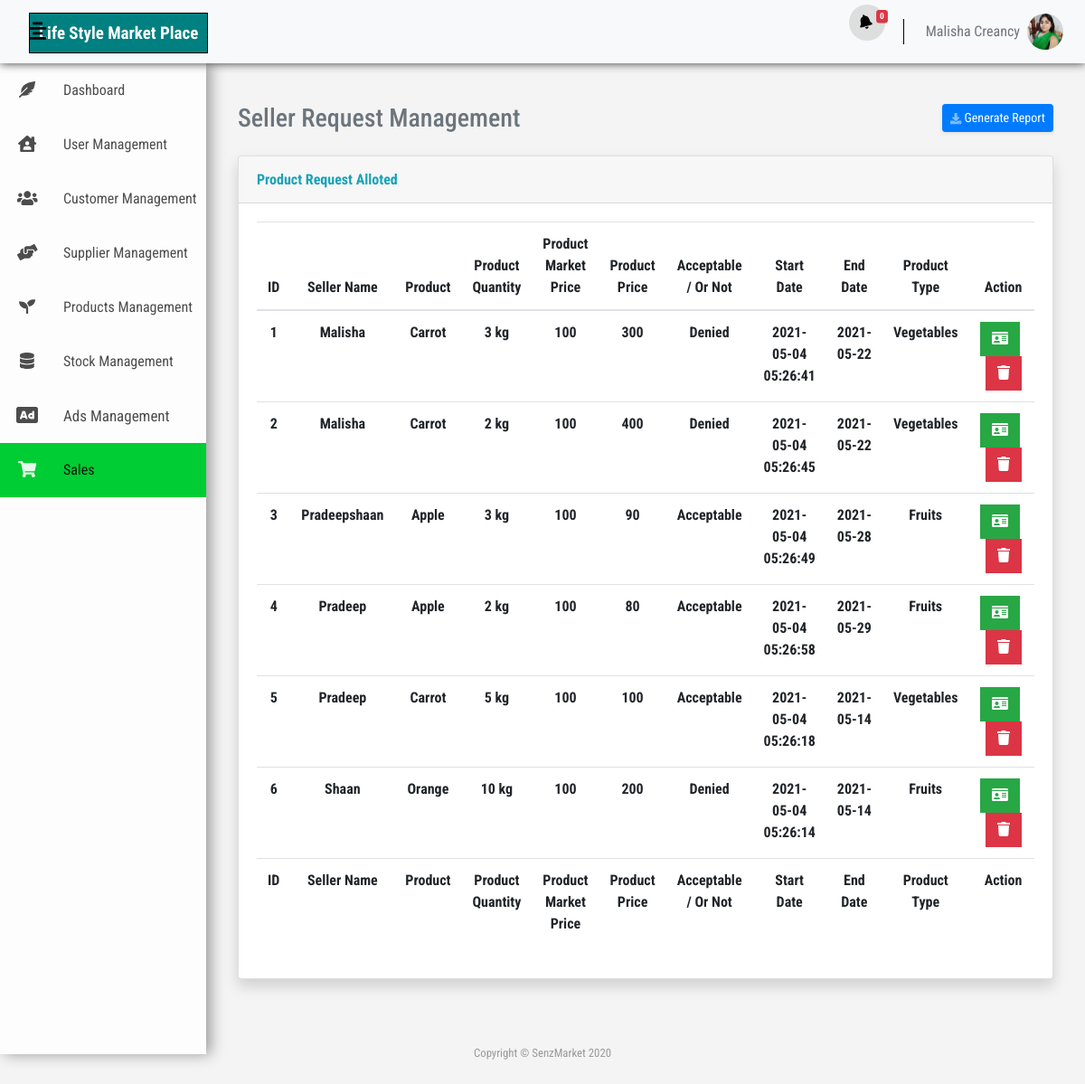
The app's page /sales.php (signed in) with its own data.
### tables this page shows
CREATE TABLE `user` (
  `user_id` int(11) NOT NULL,
  `user_name` varchar(100) NOT NULL,
  `user_fname` varchar(100) NOT NULL,
  `user_lname` varchar(100) NOT NULL,
  `user_dob` date NOT NULL,
  `user_address` varchar(500) NOT NULL,
  `user_gender` varchar(20) NOT NULL,
  `user_nic` varchar(100) NOT NULL,
  `user_email` varchar(100) NOT NULL,
  `user_password` varchar(100) DEFAULT NULL,
  `user_cno1` varchar(20) NOT NULL,
  `user_cno2` varchar(20) NOT NULL,
  `user_img` varchar(500) NOT NULL DEFAULT 'IMG-6097c453cec5e1.36388049.jpg',
  `user_country` varchar(255) NOT NULL,
  `user_language` varchar(255) NOT NULL,
  `user_reg_date` datetime NOT NULL,
  `user_status` int(11) NOT NULL DEFAULT '1',
  `role_role_id` int(11) NOT NULL
);

CREATE TABLE `seller` (
  `seller_id` int(255) NOT NULL,
  `seller_name` varchar(255) NOT NULL,
  `seller_product_name` varchar(255) NOT NULL,
  `seller_product_qty` int(255) NOT NULL,
  `seller_price` int(255) NOT NULL,
  `seller_market_price` int(255) NOT NULL,
  `seller_product_des` varchar(255) NOT NULL,
  `seller_product_reg` timestamp NOT NULL DEFAULT CURRENT_TIMESTAMP ON UPDATE CURRENT_TIMESTAMP,
  `seller_product_exp` date NOT NULL,
  `seller_status` int(11) NOT NULL DEFAULT '1',
  `category_category_id` int(255) NOT NULL
);

CREATE TABLE `category` (
  `category_id` int(11) NOT NULL,
  `category_name` varchar(45) NOT NULL,
  `category_img` varchar(500) NOT NULL,
  `category_status` int(11) DEFAULT NULL
);

### sales.php (the view, shortened to what this page needs)
<?php
include("./header.php");
?>
<link rel="stylesheet" type="text/css" href="css/sales.css">
<div class="wrapper">
    <div class="sidebar">
        <div class="sidebar-menu">
            <li class="item">
                <a href="index.php" data-toggle="tooltip" title="Dashboard" data-placement="left" class="menu-btn">
                    <i class="fas fa-feather-alt"></i><span>Dashboard</span>
                </a>
            </li>
            <li class="item">
                <a href="in_users.php" data-toggle="tooltip" title="User Management" data-placement="left" class="menu-btn">
                    <i class="fas fa-house-user"></i><span>User Management</span>
                </a>
            </li>
            <li class="item">
                <a href="ex_users.php" data-toggle="tooltip" title="Customer Management" data-placement="left" class="menu-btn">
                    <i class="fas fa-users"></i><span>Customer Management</span>
                </a>
            </li>
            <li class="item">
                <a href="supplier-management.php" data-toggle="tooltip" title="Customer Management" data-placement="left" class="menu-btn">
                    <i class="fas fa-hands-helping"></i><span>Supplier Management</span>
                </a>
            </li>
            <li class="item">
                <a href="product.php" data-toggle="tooltip" title="Products Management" data-placement="left" class="menu-btn">
                    <i class="fas fa-seedling"></i><span>Products Management</span>
                </a>
            </li>
            <li class="item">
                <a href="stock-management.php" data-toggle="tooltip" title="Products Management" data-placement="left" class="menu-btn">
                    <i class="fas fa-database"></i><span>Stock Management</span>
                </a>
            </li>
            <li class="item">
                <a href="ads-mgmt.php" data-toggle="tooltip" title="Ads Management" data-placement="left" class="menu-btn">
                    <i class="fas fa-ad fa-lg"></i></i><span style="font-size: 17px;">Ads Management</span>
                </a>
            </li>
            <li class="item">
                <a href="#" data-toggle="tooltip" title="Sales" data-placement="left" class="current">
                    <i class="fas fa-shopping-cart"></i><span>Sales</span>
                </a>
            </li>
        </div>
    </div>
    <div class="content">
        <div class="container-fluid">
            <div class="d-sm-flex align-items-center justify-content-between mb-4">
                <h1 class="h3 mb-0 text-secondary">Seller Request Management</h1>
                <a href="report.php" class="d-none d-sm-inline-block btn btn-sm btn-primary shadow-sm">
                    <i class="fas fa-download fa-sm text-white-50"></i>
                    Generate Report
                </a>
            </div>
            <div class="row">
                <div class="col-md-12">
                    <div class="card shadow mb-4"  id="in_user_table">
                        <div class="card-header py-3">
                            <h6 class="m-0 font-weight-bold text-info">Product Request Alloted</h6>
                        </div>
                        <div class="card-body">
                            <div class="table-responsive">
                                <table class="table table-hover" id="dataTable" width="100%" cellspacing="0">
                                    <thead>
                                        <tr style="text-align: center">
                                            <th>ID</th>
                                            <th>Seller Name</th>
                                            <th>Product</th>
                                            <th>Product Quantity</th>
                                            <th>Product Market Price</th>
                                            <th>Product Price</th>
                                            <th>Acceptable / Or Not</th>
                                            <th>Start Date</th>
                                            <th>End Date</th>
                                            <th>Product Type</th>
                                            <th>Action</th>
                                        </tr>
                                    </thead>
                                    <tfoot>
                                        <tr style="text-align: center">
                                            <th>ID</th>
                                            <th>Seller Name</th>
                                            <th>Product</th>
                                            <th>Product Quantity</th>
                                            <th>Product Market Price</th>
                                            <th>Product Price</th>
                                            <th>Acceptable / Or Not</th>
                                            <th>Start Date</th>
                                            <th>End Date</th>
                                            <th>Product Type</th>
                                            <th>Action</th>
                                        </tr>
                                    </tfoot>
                                    <tbody style="text-align: center">
                                        <?php
                                        $sr_no = 1;
                                        $conn = ControlDB::getconnect();
                                        $sql_get = mysqli_query($conn, "SELECT * FROM seller JOIN category ON "
                                                . "category.category_id=seller.category_category_id WHERE seller_status = 0");
                                        while ($main_result = mysqli_fetch_assoc($sql_get)):
                                            $market_price = $main_result['seller_market_price'];
                                            $seller_price = $main_result['seller_price'];
                                            if ($market_price >= $seller_price) {
                                                $ok = "Acceptable";
                                            } else {
                                                $ok = "Denied";
                                            }
                                            ?>
                                            <tr>
                                                <th><?php echo $sr_no++ ?></th>
                                                <th><?php echo $main_result['seller_name']; ?></th>
                                                <th><?php echo $main_result['seller_product_name']; ?></th>
                                                <th><?php echo $main_result['seller_product_qty'] . " kg"; ?></th>
                                                <th><?php echo $main_result['seller_market_price']; ?></th>
                                                <th><?php echo $main_result['seller_price']; ?></th>
                                                <th><?php echo $ok; ?></th>
                                                <th><?php echo $main_result['seller_product_reg']; ?></th>
                                                <th><?php echo $main_result['seller_product_exp']; ?></th>
                                                <th><?php echo $main_result['category_name']; ?></th>
                                                <th>
                                                    <ul class="list-inline m-0">
                                                        <li class="list-inline-item">
                                                            <button class="btn btn-success rounded-0 seller-viewbtn" name="view" type="button" data-toggle="modal" data-target="#sellerViewModal" title="View"><i class="fas fa-id-card"></i></button>
                                                        </li>
                                                        <li class="list-inline-item">
                                                            <a href="_delete-seller.php?id=<?php echo $main_result['seller_id']; ?>" class="btn btn-danger btn rounded-0 seller-deletebtn" name="delete"><i class="fas fa-trash"></i></a>
                                                        </li>
                                                    </ul>
                                                </th>
                                            </tr>
                                        <?php endwhile; ?>
                                    </tbody>
                                </table>
                            </div>
                        </div>
                    </div>
                </div>
            </div>
        </div>
    </div>
</div>
<?php include("./footer.php"); ?>

### header.php (shortened to what this page needs)
<?php
function profileUserPic() {
    $conn = ControlDB::getconnect();
    $current_user = $_SESSION['user']['user_id'];
    $sql = "SELECT * FROM user WHERE user_id = '$current_user'";
    $result = $conn->query($sql) or die($conn->error);
    return $result;
}
?>
<!DOCTYPE html>
<html>
    <head>
        <link rel="stylesheet" type="text/css" href="vendor/bootstrap-4.5.0/css/bootstrap.css">
        <link rel="stylesheet" type="text/css" href="vendor/fontawesome-free/css/all.css">
        <link rel="stylesheet" type="text/css" href="vendor/fontawesome-free/css/all.min.css">
        <link href="https://cdn.jsdelivr.net/gh/gitbrent/bootstrap4-toggle@3.6.1/css/bootstrap4-toggle.min.css" rel="stylesheet">
        <link rel="stylesheet" type="text/css" href="css/global.css">
        <link rel="stylesheet" type="text/css" href="css/navs.css">
    </head>
    <body>
        <nav class="navbar navbar-expand bg-light mb-4 topbar sticky-top">
            <a href="index.php" class="navbar-brand mb-3 senz">
                <div class="img-thumbnail border-0 senz">
                    <span class="logo-Text mb-4">Life Style Market Place</span>
                </div>
            </a>
            <div class="sidebar-btn ml-3">
                <i class="fas fa-align-center"></i>
            </div>
            <?php
            $conn = ControlDB::getconnect();
            $sql_seller = mysqli_query($conn, "SELECT * FROM seller WHERE seller_status = 1");
            $count_seller = mysqli_num_rows($sql_seller);
            ?>
            <ul class="navbar-nav ml-auto">
                <li class="nav-item dropdown no-arrow mx-1">
                    <a class="nav-link top-alert" href="#" id="alertsDropdown" role="button" data-toggle="dropdown" aria-haspopup="true" aria-expanded="false">
                        <i class="fas fa-bell fa-fw" data-fa-transform="rotate-345"></i>
                        <span class="badge badge-danger badge-counter"><?php echo $count_seller; ?></span>
                    </a>
                </li>
                <?php
                $result = profileUserPic();
                while ($row = mysqli_fetch_array($result)) {
                    ?>
                    <li class="nav-item dropdown no-arrow">
                        <a class="nav-link text-secondary" href="#" id="userDropdown" role="button" data-toggle="dropdown" aria-expanded="false">
                            <span class="mr-2 d-none d-lg-inline text-secondary "><?php echo $_SESSION['user']['user_fname'] . " " . $_SESSION['user']['user_lname']; ?></span>
                            <img class="img-profile rounded-circle" src="<?php echo './uploads/' . $row['user_img'] . '" width="100px;" height="100px;" alt="image"' ?>">
                        </a>
                    <?php } ?>
                </li>
            </ul>
        </nav>

### css/global.css (style rules this page uses)
body { background: rgba(242, 242, 242,0.8); color: black; }

### css/navs/_global.css (style rules this page uses)
body { font-family: 'Roboto Condensed', sans-serif; }
* { margin: 0; padding: 0; list-style: none; text-decoration: none; box-sizing: border-box; font-family: 'Roboto Condensed', sans-serif; }
.content { margin-left: 228px; width: calc(100% - 228px); padding: 20px; transition: all 0.3s; }

### css/navs/_sidebar.css (style rules this page uses)
.sidebar-btn { position: absolute; margin-left: 200px; font-size: 22px; font-weight: 900; cursor: pointer; transition: 0.3s; transition-property: color; margin-right: auto; }
.wrapper .sidebar { z-index: 1; position: fixed; top: 70px; background: rgba(255,255,255,0.8); width: 228px; height: calc(100% - 9%); transition: 0.3s; transition-property: width; overflow-y: hidden; box-shadow: 5px 0 15px #999; }
.wrapper .sidebar .sidebar-menu { overflow: hidden; position: absolute; width: 100%; top: 0; left: 0; }
.wrapper .sidebar .sidebar-menu .item { position: relative; width: 228px; overflow: hidden; }
.wrapper .sidebar .sidebar-menu .item .menu-btn { display: block; font-size: 18px; color: rgba(0, 0, 0, 0.7); position: relative; min-width: 60px; height: 60px; text-align: center; transition: all 0.3s; transition-property: color; text-decoration: none; display: flex; }
.wrapper .sidebar .sidebar-menu .item i { position: relative; display: block; width: 60px; height: 60px; line-height: 60px; text-align: center; }
.wrapper .sidebar .sidebar-menu .item span { position: relative; display: block; padding: 0 10px; font-size: 16px; line-height: 60px; height: 60px; }
.wrapper .sidebar .sidebar-menu .item .current { background-color: #00cc33; display: block; font-size: 18px; color: rgba(0, 0, 0, 0.9); position: relative; min-width: 60px; height: 60px; display: flex; text-align: center; transition: all 0.3s; transition-property: color; text-decoration: none; }
.wrapper .sidebar .sidebar-menu .item .current i { color: rgba(255,255,255,0.9); font-weight: 100; }

### css/navs/_topbar.css (style rules this page uses)
.topbar { height: 4.375rem; }
nav { background: rgba(255, 255, 255, 1); box-shadow: 0 0 10px 0 rgba(0, 0, 0, .8); }
.senz { max-height: 30px; margin-left: 6px; background: transparent; }
.logo-Text { max-height: 30px; margin-left: 0px; font-size: 19px; font-weight: bold; border: 1px solid black; background: teal; color: white; padding: 10px; }
.nav-item .top-alert { margin-top: 5px; color: #000; text-height: auto; width: 40px; height: 40px; border-radius: 50px; background: #dddede; }
.img-profile { width: 40px; height: 40px; }
.badge-counter { position: absolute; transform: scale(0.8); transform-origin: top right; right: -.2rem; margin-top: -.65rem; }

### records on screen
user: user_img (picture)
seller: seller_name "Malisha", seller_product_name "Carrot", seller_product_qty "3", seller_market_price "100", seller_price "300", ok "Denied", seller_product_reg "2021-05-04 05:26:41", seller_product_exp "2021-05-22", category.category_name "Vegetables"
seller: seller_name "Malisha", seller_product_name "Carrot", seller_product_qty "2", seller_market_price "100", seller_price "400", ok "Denied", seller_product_reg "2021-05-04 05:26:45", seller_product_exp "2021-05-22", category.category_name "Vegetables"
seller: seller_name "Pradeepshaan", seller_product_name "Apple", seller_product_qty "3", seller_market_price "100", seller_price "90", ok "Acceptable", seller_product_reg "2021-05-04 05:26:49", seller_product_exp "2021-05-28", category.category_name "Fruits"
seller: seller_name "Pradeep", seller_product_name "Apple", seller_product_qty "2", seller_market_price "100", seller_price "80", ok "Acceptable", seller_product_reg "2021-05-04 05:26:58", seller_product_exp "2021-05-29", category.category_name "Fruits"
seller: seller_name "Pradeep", seller_product_name "Carrot", seller_product_qty "5", seller_market_price "100", seller_price "100", ok "Acceptable", seller_product_reg "2021-05-04 05:26:18", seller_product_exp "2021-05-14", category.category_name "Vegetables"
seller: seller_name "Shaan", seller_product_name "Orange", seller_product_qty "10", seller_market_price "100", seller_price "200", ok "Denied", seller_product_reg "2021-05-04 05:26:14", seller_product_exp "2021-05-14", category.category_name "Fruits"

### other values on screen
$count_seller "0"
